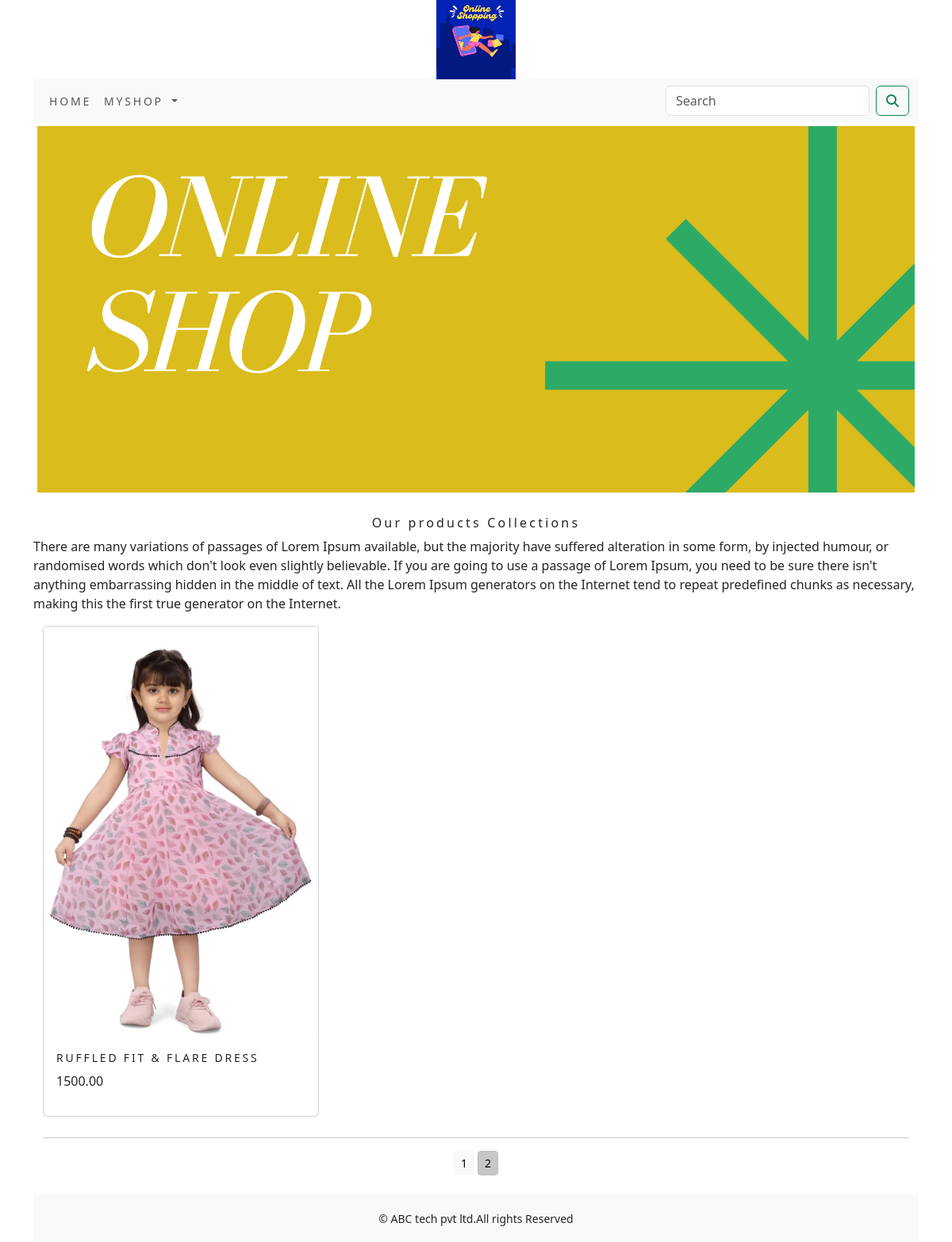
Screenshot of /myshop/?page=2 with the database file from the repository.
### myshop/models.py (models this page shows, shortened)
class Product(models.Model):
    name=models.CharField(max_length=250,unique=True)
    slug=models.SlugField(max_length=250,unique=True)
    description=models.TextField(blank=True)
    price=models.DecimalField(max_digits=10,decimal_places=2)
    category=models.ForeignKey(Category,on_delete=models.CASCADE)
    image=models.ImageField(upload_to='product',blank=True)
    stock=models.IntegerField()
    available=models.BooleanField(default=True)
    created=models.DateTimeField(auto_now_add=True)
    updated=models.DateTimeField(auto_now=True)
    def get_url(self):
       return reverse('myshop:prodCatdetail',args=[self.category.slug,self.slug])
    class Meta:
        ordering=('name',)
        verbose_name='product'
        verbose_name_plural='products'

### myshop/views.py (the view)
# urls.py: path('',views.allProdCat,name='allProdCat'),
def allProdCat(request,c_slug=None):
    c_page=None
    products_list=None
    if c_slug!=None:
        c_page=get_object_or_404(Category,slug=c_slug)
        products_list=Product.objects.all().filter(category=c_page,available=True)
    else:
        products_list=Product.objects.all().filter(available=True)
    paginator=Paginator(products_list,6)
    try:
        page=int(request.GET.get('page','1'))
    except:
        page=1
    try:
        products=paginator.page(page)
    except (EmptyPage,InvalidPage):
        products=paginator.page(paginator.num_pages)
    return render(request,"category.html",{'category':c_page,'products':products})

### cart/context_processors.py (called while the page is built)
def counter(request):
    item_count=0
    if 'admin' in request.path:
        return {}
    else:
        try:
            cart=Cart.objects.filter(cart_id=_cart_id(request))
            cart_items=CartItem.objects.all().filter(cart=cart[:1])
            for cart_item in cart_items:
                item_count += cart_item.quantity
        except Cart.DoesNotExist:
            item_count =0
    return dict(item_count=item_count)

### cart/views.py (called while the page is built)
def _cart_id(request):
    cart=request.session.session_key
    if not cart:
        cart=request.session.create()
    return cart

### myshop/context_processors.py (called while the page is built)
def menu_links(request):
    links=Category.objects.all()
    return dict(links=links)

### myshop/models.py (called while the page is built)
    def get_url(self):
        return reverse('myshop:product_by_category',args=[self.slug])

### templates/category.html (shortened to what this page needs)
{% extends 'base.html' %}
{% load static %}
{% block content %}
<div class="mx_auto">
    {% if category %}
        <img class="my_image" src="{{category.image.url}}" alt="{{category.name}}">
</div>
    <br>
<div>
        <h1 class="text_center my_title">{{category.name}}</h1>
        <p class="text_justify">{{category.description}}</p>
</div>
     {% else %}
<div>
<img class="my_image my_image_padding" src="{% static 'img/banner.png' %}" alt="our products" width="1500px;">
</div>
<br>
<div>
    <h1 class="text-center my_title"> Our products Collections</h1>
    <p class="text-justify">There are many variations of passages of Lorem Ipsum available, but the majority have suffered alteration in some form, by injected humour, or randomised words which don't look even slightly believable. If you are going to use a passage of Lorem Ipsum, you need to be sure there isn't anything embarrassing hidden in the middle of text. All the Lorem Ipsum generators on the Internet tend to repeat predefined chunks as necessary, making this the first true generator on the Internet.</p>
</div>
     {% endif %}
<div class="container">
    <div class="row mx_auto">
        {% for product in products.object_list %}
        <div class="my_bottom_margin col-9 col-sm-12 col-md-4 xol-lg-4">
            <div class="card text_center" style="min-width:18rem;">
                <a href="{{product.get_url}}"><img class="card-img-top my_image" src="{{product.image.url}}" alt="{{product.name}}"></a>
            <div class="card-body">
                <h4>{{product.name}}</h4>
                <p>{{product.price}}</p>
            </div>
            </div>
        </div>
        {% endfor %}
    </div>
    <div class="mx-auto">
        {% if products.paginator.num_pages > 1 %}
        <hr>
        <div class="text-center">
            {% for pg in products.paginator.page_range %}
                <a href="?page={{pg}}" class="btn btn-light btn-sm {% if products.number == pg %} active {% endif %}">{{pg}}</a>
            {%endfor %}
        </div>
        {%endif %}
    </div>
    <br>
</div>
{% endblock %}

### static/css/custom.css (style rules this page uses)
body { font-family: 'Wix Madefor Text', sans-serif; }
.my_image { width:100%; height:auto; }
.my_title { font-size:16px; text_transform:uppercase; letter-spacing:.2em; }
.my_image_padding { padding:5px; }
.my_bottom_margin { margin-bottom:10px; }
.card-body h4 { font-size:14px; text-transform:uppercase; letter-spacing:.2em }

### rows the page displays
Product: image (picture), name "RUFFLED FIT & FLARE DRESS", price "1500.00"

### other values shown
{{ pg }} "1" "2"
